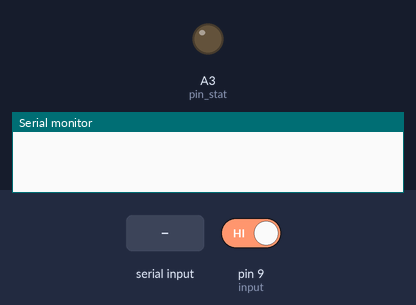
This sketch was run on a simulated Arduino Uno, built with avr-gcc and run on an emulated ATmega328P. On the bench: output pins drawn as LEDs (lit = HIGH), the last lines printed to the serial monitor. The inputs (shaded band) are chosen by the test bench; at power-on: pin 9 (input) HIGH.

Above: at 1.2 s.
1.3 s: pin 9 (input) driven LOW
At 2.2 s:
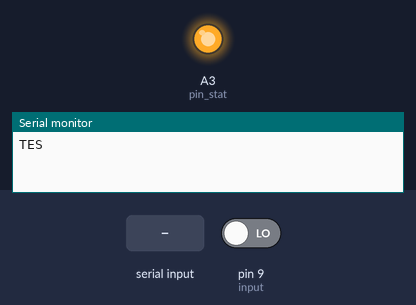
4.3 s: pin 9 (input) driven HIGH
At 6.7 s:
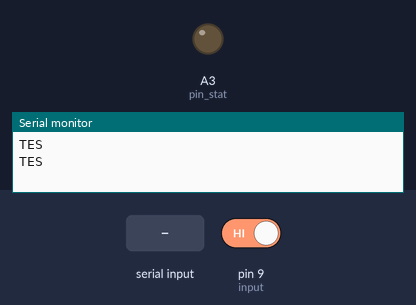
7.0 s: "1" received over Serial
At 9.3 s:
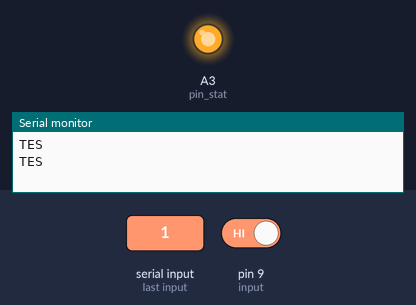
Timing chart, 0 to 11.5 s (numbered marks = the images above; inputs shaded):
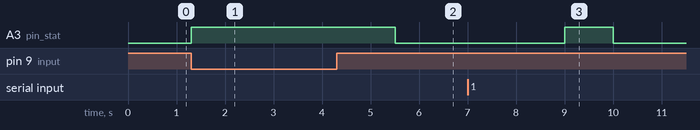

The sketch:

master_Serial.ino
```cpp
#include <SoftwareSerial.h>


SoftwareSerial serials(2, 3);

byte pin_stat = A3;
byte input = 9;
byte baca_input;
String text ;

void setup() {

  Serial.begin(9600);
  serials.begin(9600);

  pinMode (pin_stat, OUTPUT);
  pinMode (input,INPUT);

  // put your setup code here, to run once:

}

void loop() {
baca_input = digitalRead(input);
  if(baca_input == LOW){
    Serial.println("TES");
    digitalWrite(pin_stat, HIGH);
    delay(1000);
    serials.write("STXThis text for announcement and ohter for 250 letters Selamat datang di masjid yasmin III gading");
    delay(1000);
    digitalWrite(pin_stat, LOW);


  }
  if (Serial.available()) {
    text = Serial.readString();
    delay(1000);
    digitalWrite(pin_stat, HIGH);
    //    delay(1000);
    serials.write(text.c_str());
    delay(1000);
    digitalWrite(pin_stat, LOW);
    delay(1000);
  }
}
```

Measured:
- after the input at 1.3 s, A3 (pin_stat): LOW → HIGH at once
- after the input at 4.3 s, A3 (pin_stat): HIGH → LOW after 1.2 s
- after the input at 7.0 s, A3 (pin_stat): LOW → HIGH after 2.0 s, → LOW 1.0 s later
